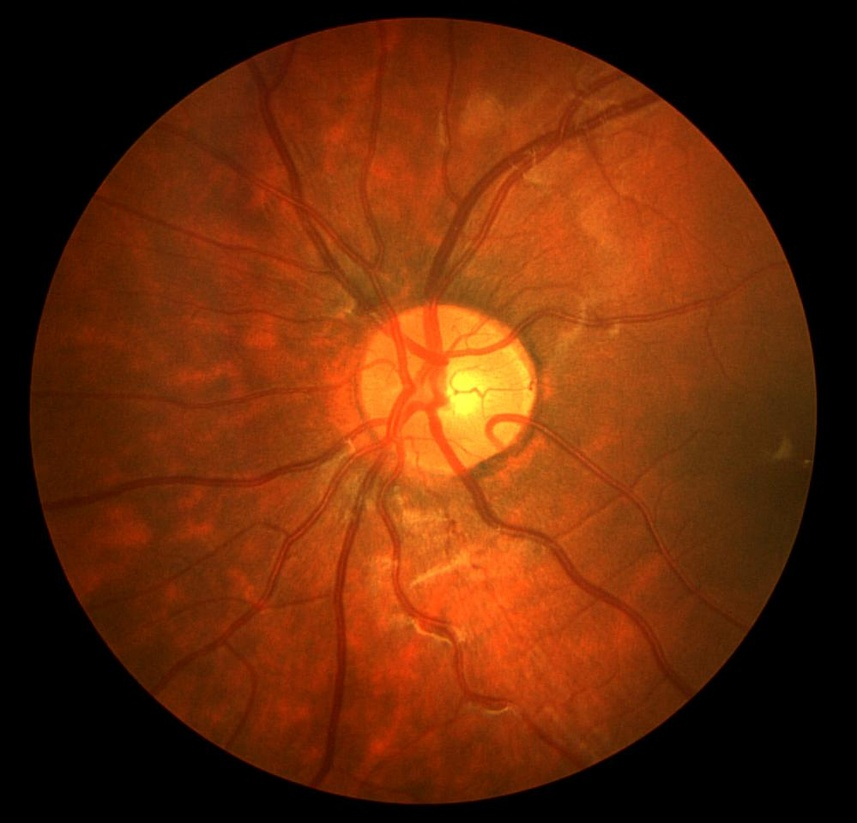
#> input picture images/Image_01L.jpg, 857 x 823 px, shrunk from 999 x 960 before the run; its folder holds only this picture in this run
$ python segmentation.py
#> lines starting #> are read from the running program, lines starting #| are printed output that depends on the picture; after the words box and inside, x2 and y2 are one past the last pixel; in counts of white or black regions, pixels touching at a corner belong together
import cv2
import numpy as np
import matplotlib.pyplot as plt
import os

input_folder = "images"
output_folder = "results"

os.makedirs(output_folder, exist_ok=True)

x = 1
for filename in os.listdir(input_folder):
    x += 1

plt.figure(figsize=(x * 2, x * 2))

i = 1

plt.subplot(x, 2, i)
plt.title("Original Image")

plt.subplot(x, 2, i + 1)
plt.title("Vessel Segmentation")

for filename in os.listdir(input_folder):
    if filename.endswith(".jpg") or filename.endswith(".png"):
        image_path = os.path.join(input_folder, filename)
        image = cv2.imread(image_path)
#> image is the input picture: shape (823, 857, 3); mean B, G, R 8.7, 41.2, 101.9

        # Convert to grayscale using green channel (better contrast for vessels)
        gray = image[:, :, 1]  # Green channel
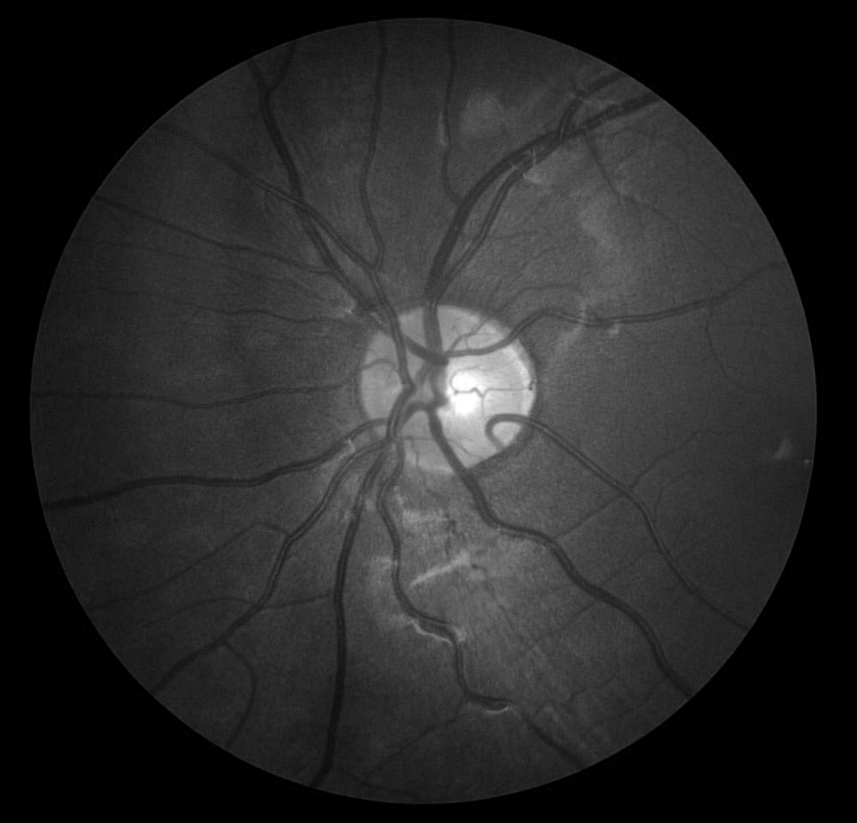
#> gray: shape (823, 857); min 0, max 255, mean 41.2

        # Apply CLAHE to enhance contrast
        clahe = cv2.createCLAHE(clipLimit=2.0, tileGridSize=(8, 8))
        enhanced = clahe.apply(gray)
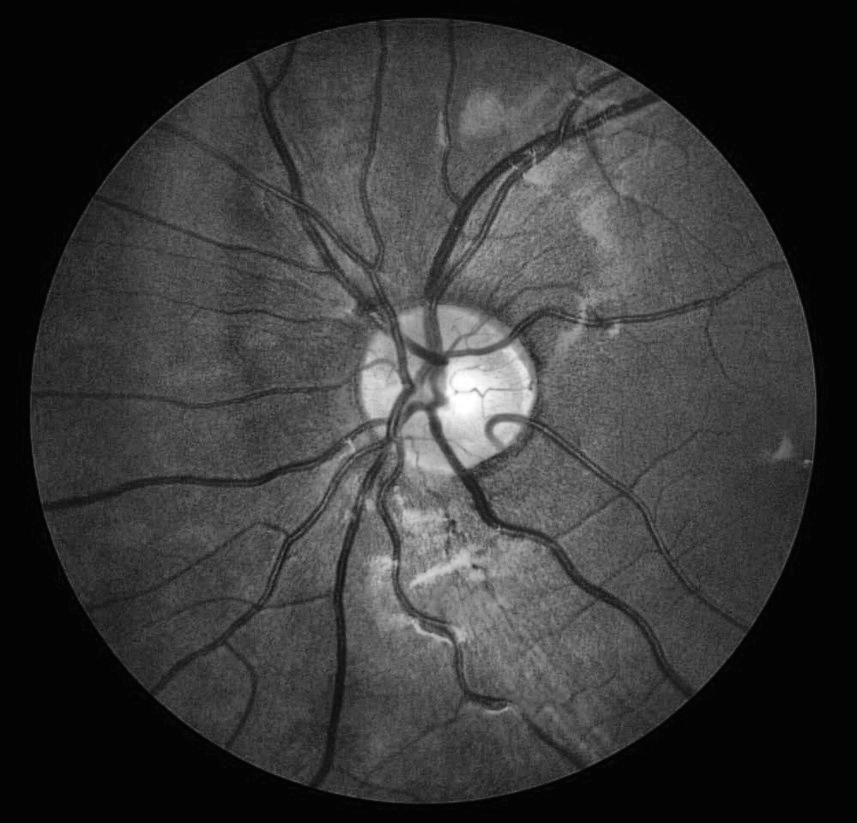
#> enhanced: shape (823, 857); min 2, max 255, mean 55.9

        # Use morphological operations to enhance vessels
        # Vessels are dark structures, so use blackhat transform
        kernel = cv2.getStructuringElement(cv2.MORPH_ELLIPSE, (9, 9))
        blackhat = cv2.morphologyEx(enhanced, cv2.MORPH_BLACKHAT, kernel)
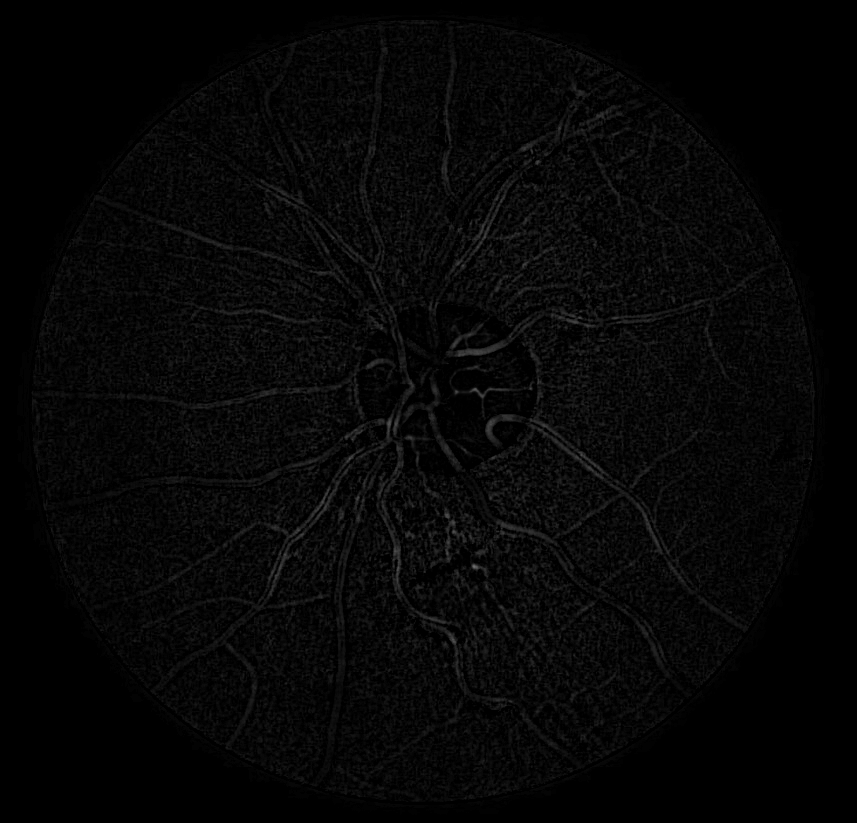
#> blackhat: shape (823, 857); min 0, max 109, mean 6.2

        # Threshold to get binary mask
        _, vessel_mask = cv2.threshold(blackhat, 10, 255, cv2.THRESH_BINARY)
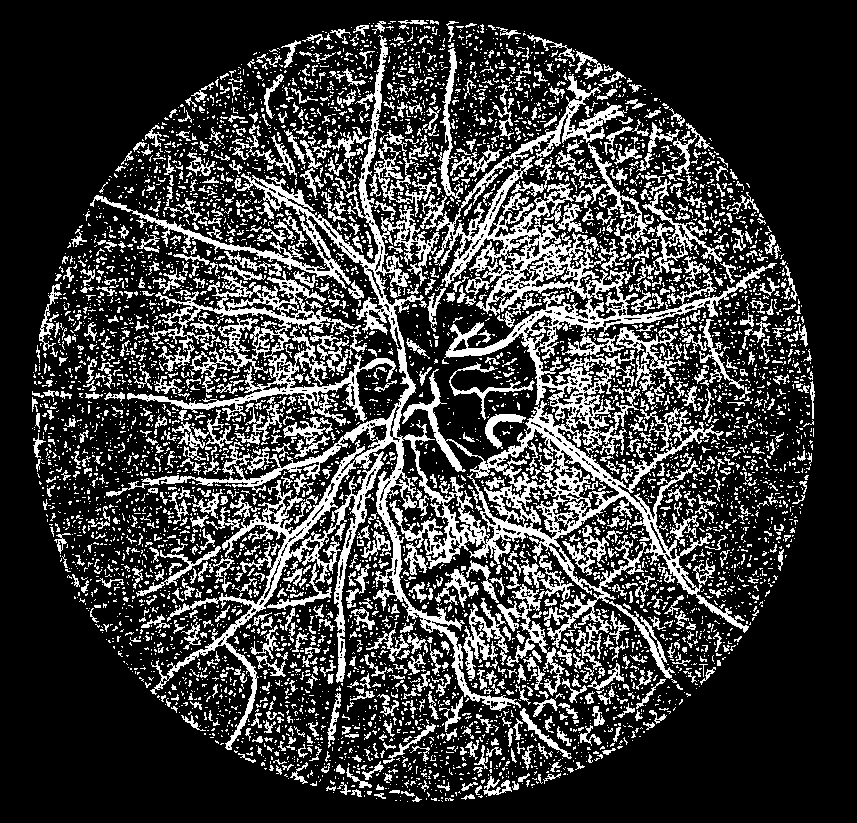
#> vessel_mask: shape (823, 857); 23.6% white; 6289 white regions (5275 under 20 px), largest, box (x1, y1, x2, y2) and area: (90, 35, 777, 750) 59821, (127, 271, 396, 426) 8869, (636, 179, 725, 282) 1515

        # Clean up with morphological opening
        kernel_clean = cv2.getStructuringElement(cv2.MORPH_ELLIPSE, (3, 3))
        vessel_mask = cv2.morphologyEx(vessel_mask, cv2.MORPH_OPEN, kernel_clean)
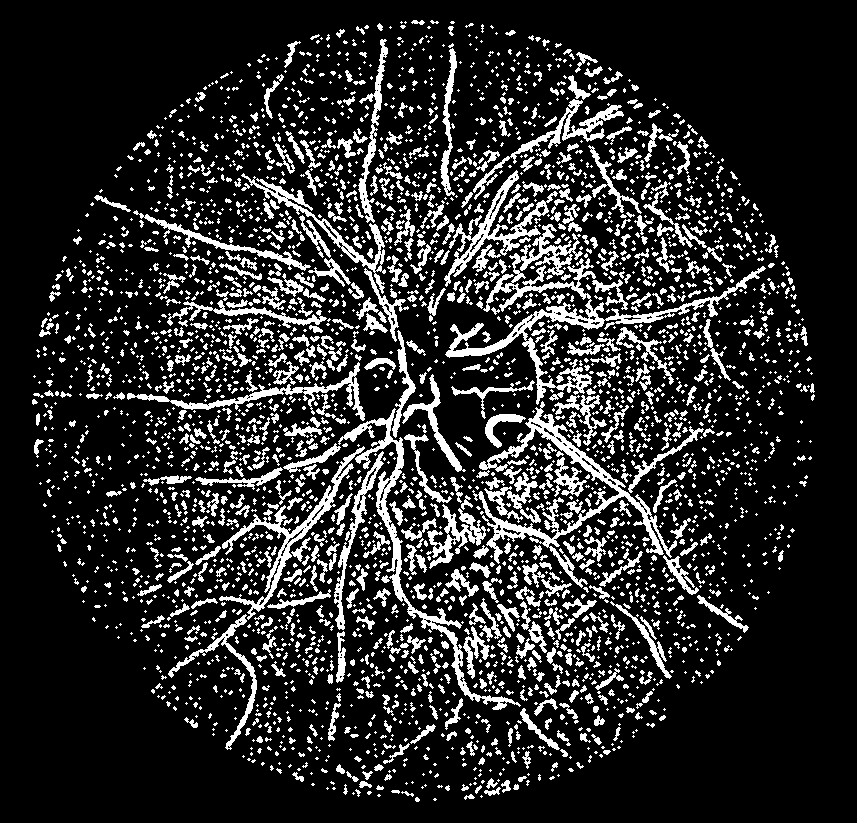
#> vessel_mask: shape (823, 857); 16.6% white; 3511 white regions (2457 under 20 px), largest, box (x1, y1, x2, y2) and area: (445, 224, 766, 405) 6500, (472, 401, 677, 588) 4747, (338, 408, 521, 710) 3440

        output_path = os.path.join(output_folder, f"seg_{filename}")
        cv2.imwrite(output_path, vessel_mask)

        plt.subplot(x, 2, i)
        plt.imshow(cv2.cvtColor(image, cv2.COLOR_BGR2RGB))
        plt.axis("off")

        plt.subplot(x, 2, i + 1)
        plt.imshow(vessel_mask, cmap="gray")
        plt.axis("off")

        i += 2

plt.tight_layout()
plt.subplots_adjust(wspace=0.05, hspace=0.3)
plt.show()
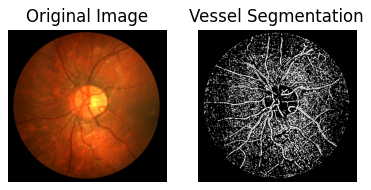
#> figure drawn by matplotlib, 2 panels

$ run again, on images/Image_04R.jpg
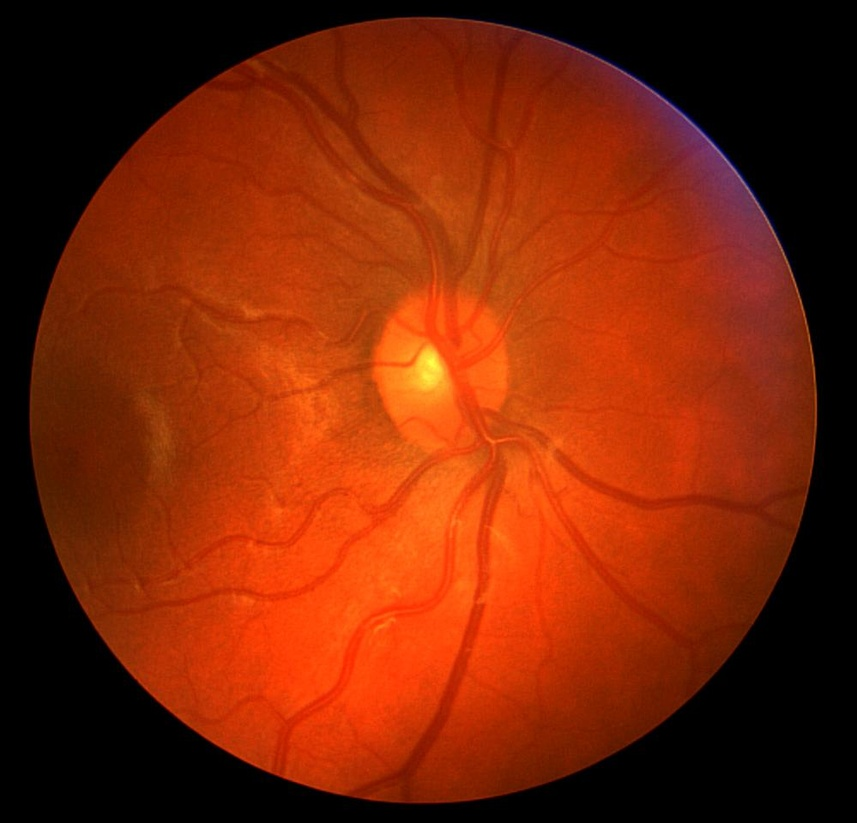
#> input picture images/Image_04R.jpg, 857 x 823 px, shrunk from 999 x 960 before the run
#> image is the input picture: shape (823, 857, 3); mean B, G, R 6.4, 37.2, 123
#> `_, vessel_mask = cv2.threshold(blackhat, 10, 255, cv2.THRESH_BINARY)`:
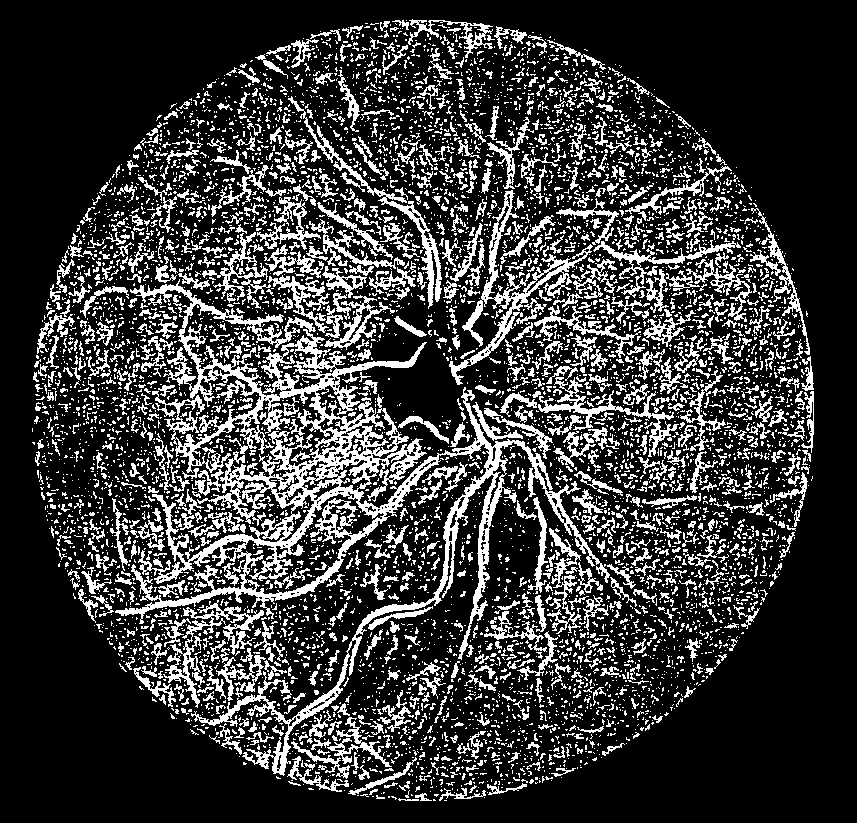
#> vessel_mask: shape (823, 857); 22% white; 6866 white regions (5766 under 20 px), largest, box (x1, y1, x2, y2) and area: (115, 279, 610, 776) 34313, (449, 190, 593, 385) 3301, (163, 600, 264, 708) 2000
#> `plt.show()`:
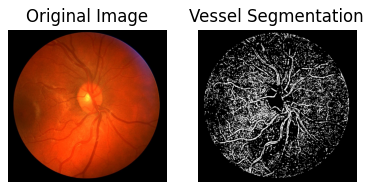
#> figure drawn by matplotlib, 2 panels

$ run again, on images/Image_05L.jpg
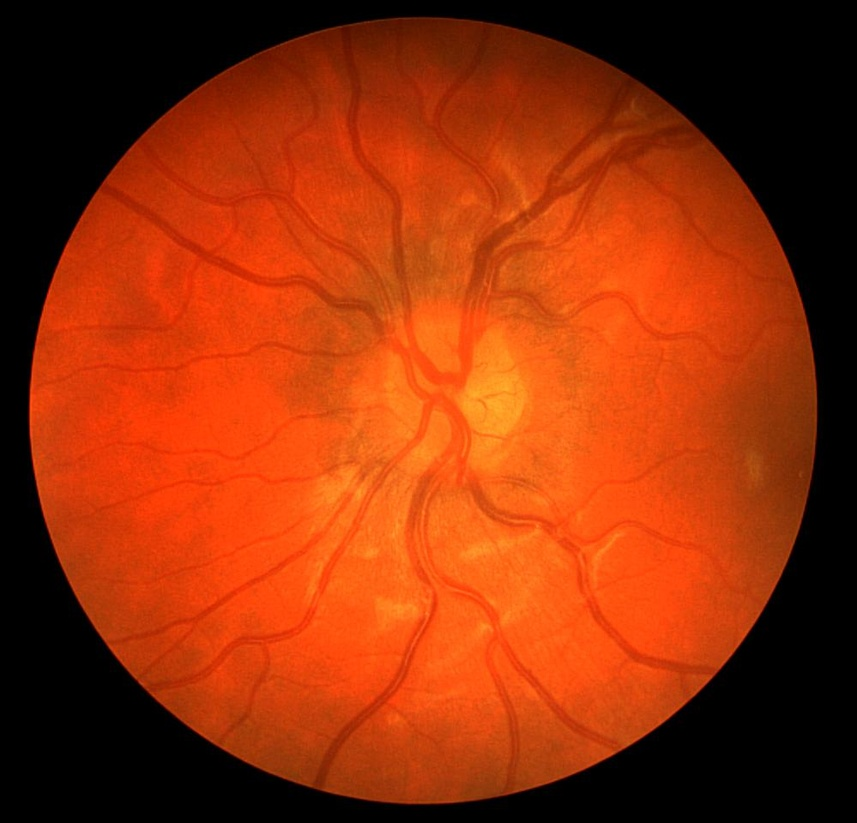
#> input picture images/Image_05L.jpg, 857 x 823 px, shrunk from 999 x 960 before the run
#> image is the input picture: shape (823, 857, 3); mean B, G, R 8.7, 47.8, 147.2
#> `_, vessel_mask = cv2.threshold(blackhat, 10, 255, cv2.THRESH_BINARY)`:
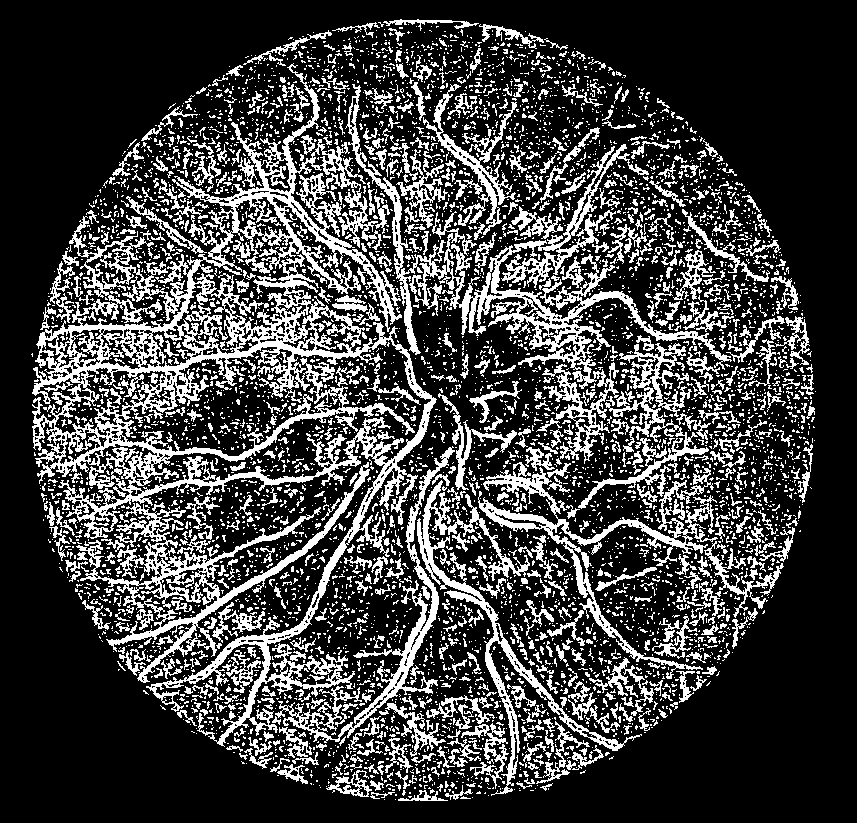
#> vessel_mask: shape (823, 857); 25.1% white; 5712 white regions (4862 under 20 px), largest, box (x1, y1, x2, y2) and area: (32, 63, 437, 747) 47706, (345, 84, 732, 464) 14972, (76, 462, 370, 683) 7949
#> `plt.show()`:
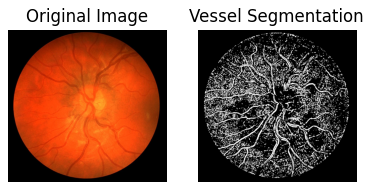
#> figure drawn by matplotlib, 2 panels

$ run again, on images/seg_Image_01R.jpg
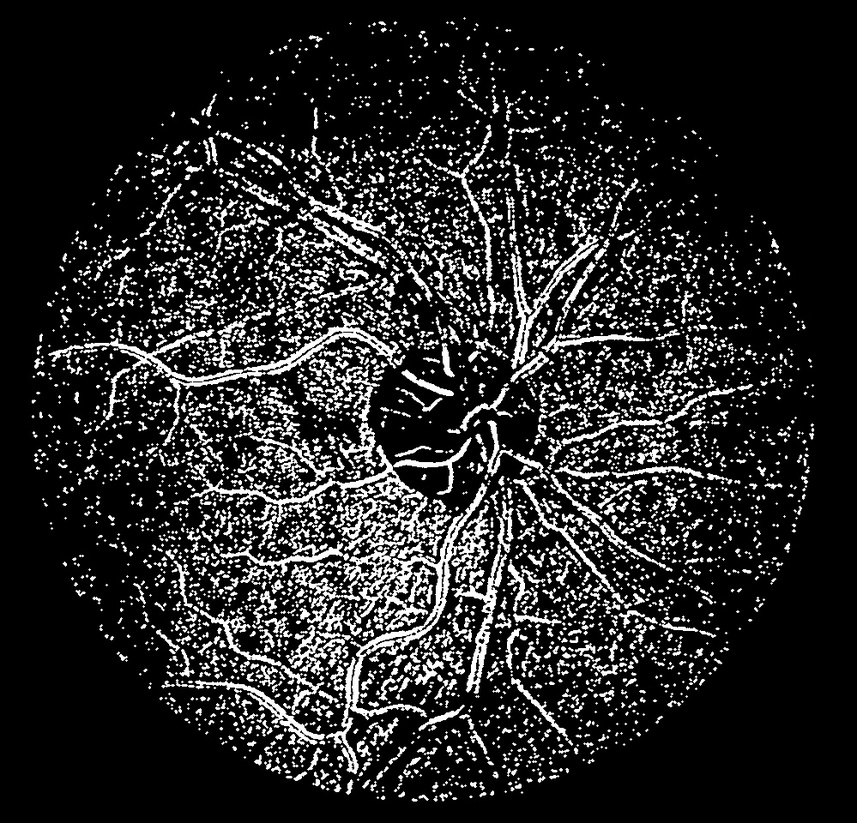
#> input picture images/seg_Image_01R.jpg, 857 x 823 px, shrunk from 999 x 960 before the run
#> image is the input picture: shape (823, 857, 3); min 0, max 255, mean 38.5
#> `_, vessel_mask = cv2.threshold(blackhat, 10, 255, cv2.THRESH_BINARY)`:
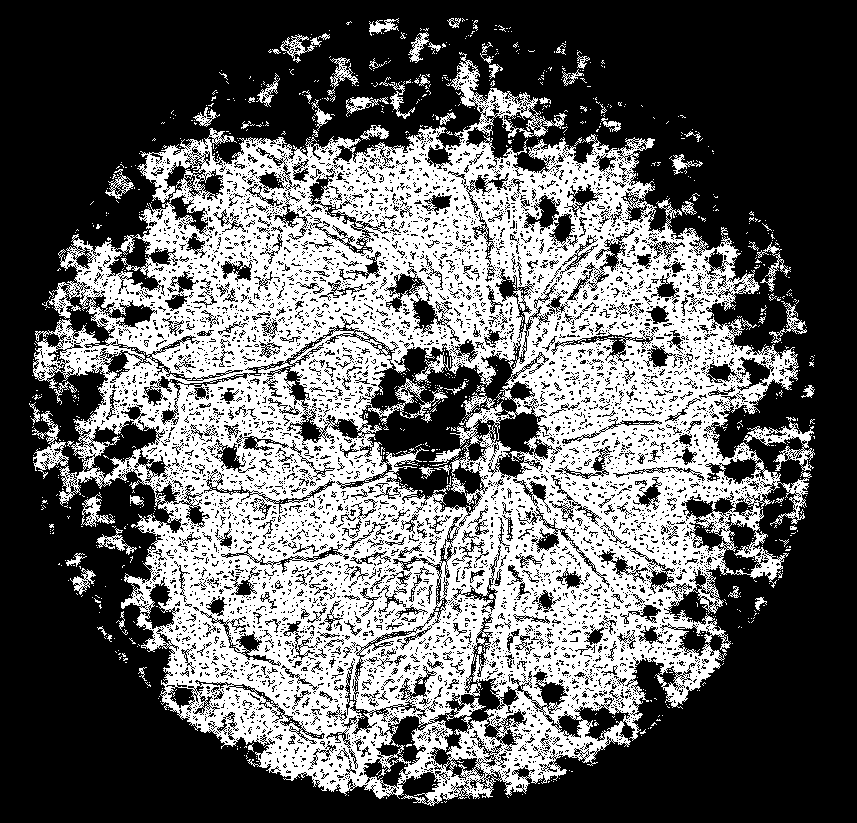
#> vessel_mask: shape (823, 857); 38.7% white; 1221 white regions (1149 under 20 px), largest, box (x1, y1, x2, y2) and area: (32, 52, 809, 806) 261714, (743, 417, 815, 471) 1060, (81, 492, 115, 527) 395
#> `plt.show()`:
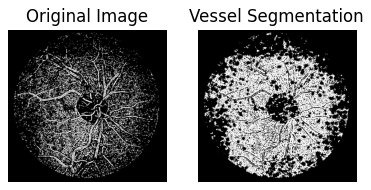
#> figure drawn by matplotlib, 2 panels
